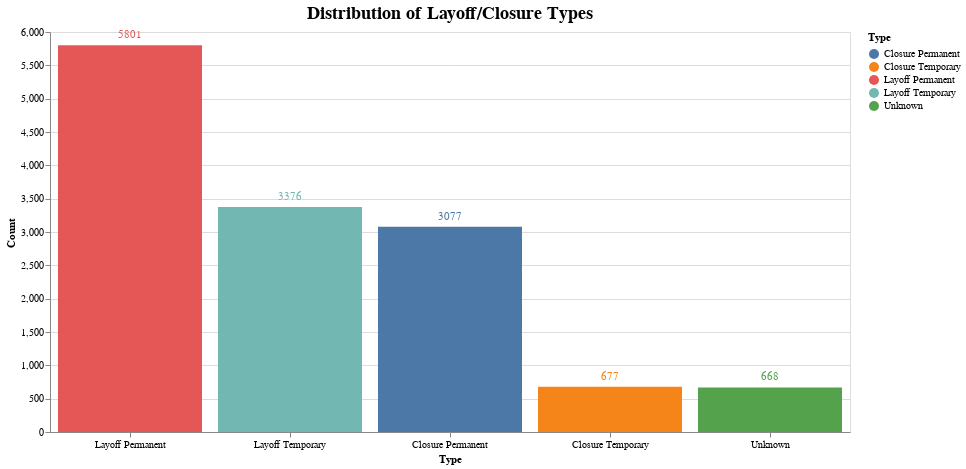

Write notebook code for a chart like this one.
### Code cell
# Example usage:
bar_chart = create_bar_chart(df=df, type_column='LayoffClosureType', title='Distribution of Layoff/Closure Types')
bar_chart

### Figure 1 — Vega-Lite specification as saved in the notebook (floating-point values rounded to 4 significant figures)
{"config": {"view": {"continuousWidth": 400, "continuousHeight": 300}}, "layer": [{"mark": "bar", "encoding": {"color": {"field": "Type", "type": "nominal"}, "tooltip": [{"field": "Type", "type": "nominal"}, {"field": "Count", "type": "quantitative"}], "x": {"axis": {"labelAngle": 0}, "field": "Type", "sort": "-y", "title": "Type", "type": "nominal"}, "y": {"field": "Count", "title": "Count", "type": "quantitative"}}, "height": 400, "title": {"text": "Distribution of Layoff/Closure Types", "fontSize": 18}, "width": 800}, {"mark": {"type": "text", "align": "center", "baseline": "bottom", "dy": -5}, "encoding": {"color": {"field": "Type", "type": "nominal"}, "text": {"field": "Count", "type": "quantitative"}, "tooltip": [{"field": "Type", "type": "nominal"}, {"field": "Count", "type": "quantitative"}], "x": {"axis": {"labelAngle": 0}, "field": "Type", "sort": "-y", "title": "Type", "type": "nominal"}, "y": {"field": "Count", "title": "Count", "type": "quantitative"}}, "height": 400, "title": {"text": "Distribution of Layoff/Closure Types", "fontSize": 18}, "width": 800}], "data": {"name": "data-b971b038a8684304c58a2a1e33e84b7d"}, "$schema": "https://vega.github.io/schema/vega-lite/v4.17.0.json", "datasets": {"data-b971b038a8684304c58a2a1e33e84b7d": [{"Type": "Layoff Permanent", "Count": 5801}, {"Type": "Layoff Temporary", "Count": 3376}, {"Type": "Closure Permanent", "Count": 3077}, {"Type": "Closure Temporary", "Count": 677}, {"Type": "Unknown", "Count": 668}]}}
